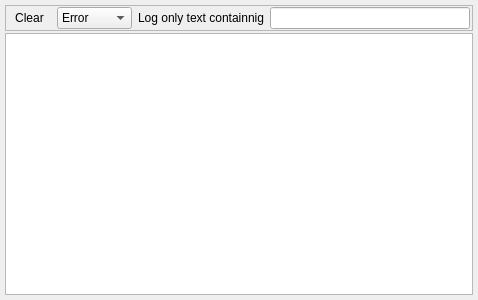
<?xml version="1.0" encoding="UTF-8"?>
<ui version="4.0">
 <class>LoggerWidget</class>
 <widget class="QWidget" name="LoggerWidget">
  <property name="geometry">
   <rect>
    <x>0</x>
    <y>0</y>
    <width>478</width>
    <height>300</height>
   </rect>
  </property>
  <property name="windowTitle">
   <string>Form</string>
  </property>
  <layout class="QVBoxLayout" name="verticalLayout">
   <property name="spacing">
    <number>2</number>
   </property>
   <property name="leftMargin">
    <number>5</number>
   </property>
   <property name="topMargin">
    <number>5</number>
   </property>
   <property name="rightMargin">
    <number>5</number>
   </property>
   <property name="bottomMargin">
    <number>5</number>
   </property>
   <item>
    <widget class="QFrame" name="frame">
     <property name="frameShape">
      <enum>QFrame::StyledPanel</enum>
     </property>
     <property name="frameShadow">
      <enum>QFrame::Raised</enum>
     </property>
     <layout class="QHBoxLayout" name="horizontalLayout">
      <property name="leftMargin">
       <number>2</number>
      </property>
      <property name="topMargin">
       <number>1</number>
      </property>
      <property name="rightMargin">
       <number>2</number>
      </property>
      <property name="bottomMargin">
       <number>1</number>
      </property>
      <item>
       <widget class="QToolButton" name="btClearLog">
        <property name="toolTip">
         <string>Clear log</string>
        </property>
        <property name="text">
         <string>Clear</string>
        </property>
        <property name="icon">
         <iconset resource="../Logging.qrc">
          <normaloff>:/quickevent/Logging/images/clear.png</normaloff>:/quickevent/Logging/images/clear.png</iconset>
        </property>
        <property name="autoRaise">
         <bool>true</bool>
        </property>
       </widget>
      </item>
      <item>
       <widget class="QComboBox" name="lstLogLevel">
        <property name="toolTip">
         <string>Log level</string>
        </property>
        <property name="currentIndex">
         <number>0</number>
        </property>
        <item>
         <property name="text">
          <string>Error</string>
         </property>
         <property name="icon">
          <iconset resource="../Logging.qrc">
           <normaloff>:/quickevent/Logging/images/light-red.png</normaloff>:/quickevent/Logging/images/light-red.png</iconset>
         </property>
        </item>
        <item>
         <property name="text">
          <string>Warning</string>
         </property>
         <property name="icon">
          <iconset resource="../Logging.qrc">
           <normaloff>:/quickevent/Logging/images/light-cyan.png</normaloff>:/quickevent/Logging/images/light-cyan.png</iconset>
         </property>
        </item>
        <item>
         <property name="text">
          <string>Info</string>
         </property>
         <property name="icon">
          <iconset resource="../Logging.qrc">
           <normaloff>:/quickevent/Logging/images/light-yellow.png</normaloff>:/quickevent/Logging/images/light-yellow.png</iconset>
         </property>
        </item>
        <item>
         <property name="text">
          <string>Debug</string>
         </property>
         <property name="icon">
          <iconset resource="../Logging.qrc">
           <normaloff>:/quickevent/Logging/images/light-blind.png</normaloff>:/quickevent/Logging/images/light-blind.png</iconset>
         </property>
        </item>
       </widget>
      </item>
      <item>
       <widget class="QLabel" name="label">
        <property name="text">
         <string>Log only text containnig</string>
        </property>
       </widget>
      </item>
      <item>
       <widget class="QLineEdit" name="edDomainFilter">
        <property name="toolTip">
         <string>Log filter</string>
        </property>
       </widget>
      </item>
     </layout>
    </widget>
   </item>
   <item>
    <widget class="QPlainTextEdit" name="txtLog">
     <property name="lineWrapMode">
      <enum>QPlainTextEdit::NoWrap</enum>
     </property>
     <property name="readOnly">
      <bool>true</bool>
     </property>
    </widget>
   </item>
  </layout>
 </widget>
 <tabstops>
  <tabstop>btClearLog</tabstop>
  <tabstop>lstLogLevel</tabstop>
  <tabstop>edDomainFilter</tabstop>
  <tabstop>txtLog</tabstop>
 </tabstops>
 <resources>
  <include location="../Logging.qrc"/>
 </resources>
 <connections/>
</ui>
